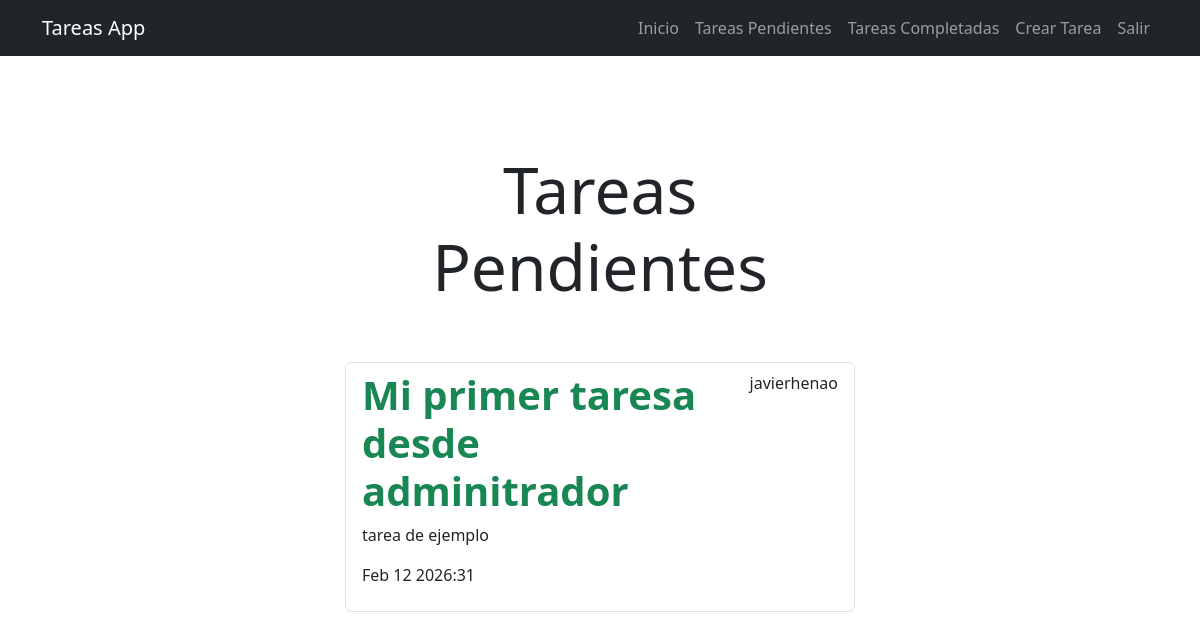
The page /tasks_completed/ (signed in) on the database as committed earlier.
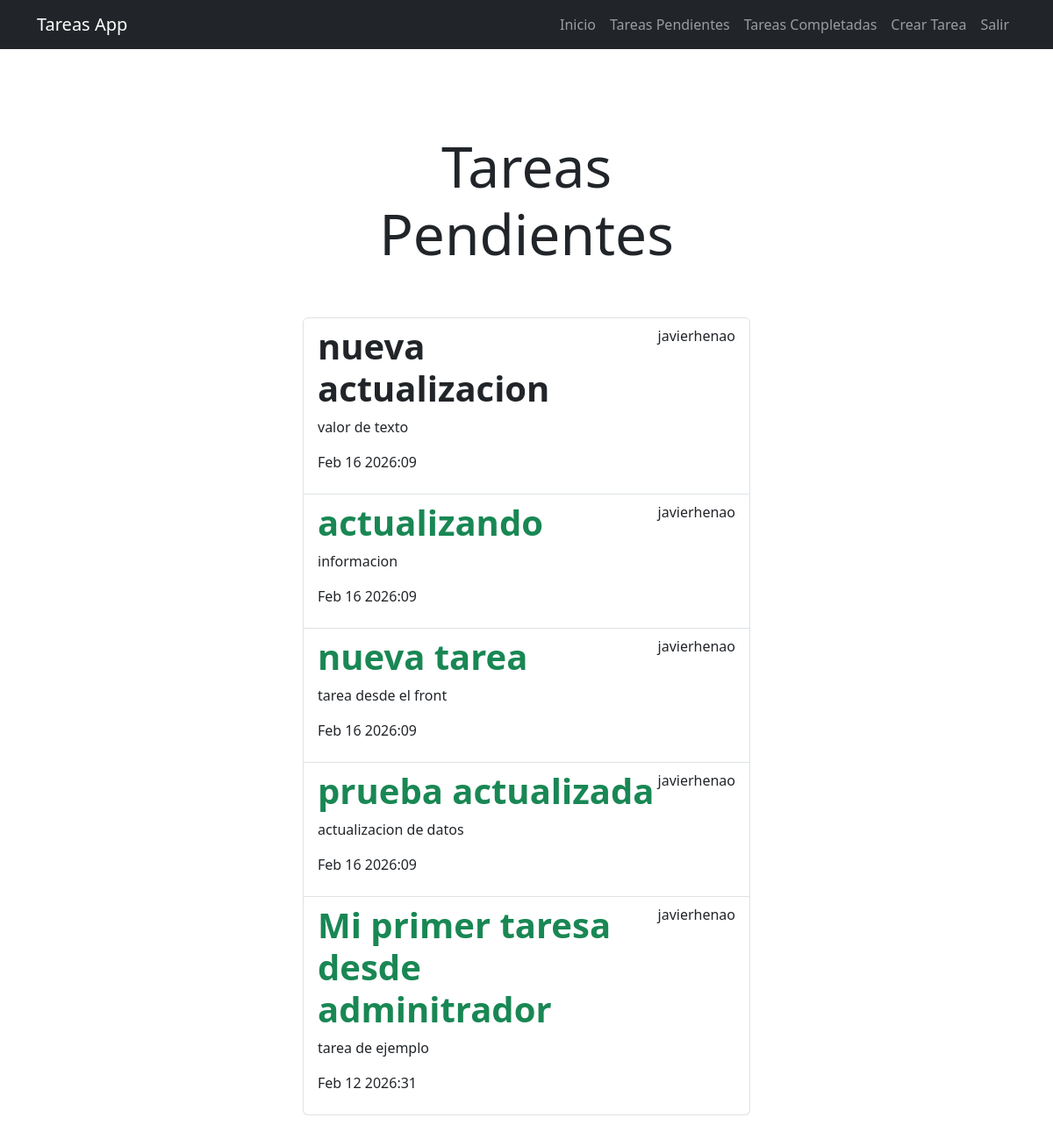
The same page on the database as committed later.
### tasks/models.py (models this page shows, shortened)
class Task(models.Model):
    title = models.CharField(max_length=200)
    description = models.TextField(blank=True)
    created = models.DateTimeField(auto_now_add=True)
    datecompleted = models.DateTimeField(null=True, blank=True)
    important = models.BooleanField(default=False)
    user = models.ForeignKey(User, on_delete=models.CASCADE)

### tasks/views.py (the view)
# urls.py: path('tasks_completed/', tasks_completed, name='tasks_completed'),
@login_required
def tasks_completed(request):
    task=Task.objects.filter(user=request.user, datecompleted__isnull=False).order_by('-datecompleted') # Muestra solo las tareas de cada usuario logueado
    return render(request, 'tasks.html', {'tasks': task})

### tasks/templates/tasks.html
{% extends "base.html" %} {% block content %}
<main class="container p-5">
    <div class="row">
        <div class="col-md-6 offset-md-3">
            <h1 class="text-center display-3 py-5">Tareas Pendientes</h1>
            <ul class="list-group">
                {% for task in tasks %}
                <a class="list-group-item" href="{% url 'task_detail' task.id %}">
                    <header class="d-flex justify-content-between">
                        {% if task.important %}
                        <h1 class="fw-bold text-success">{{task.title}}</h1>
                        {% else %}
                        <h1 class="fw-bold">{{task.title}}</h1>
                        {% endif %}
                        <p>{{task.user.username}}</p>
                    </header>
                    <p>{{task.description}}</p>
                    <p>{{task.datecompleted|date:'M j Y:i'}}</p>
                </a>
                {% endfor %}
            </ul>
        </div>
    </div>
</main>
{% endblock content %}

Rows that differ between the two databases and show on the page:
now on this page (row edited): Task: title "nueva actualizacion", user.username "javierhenao", description "valor de texto", datecompleted "Feb 16 2026:09"
now on this page (row edited): Task: title "actualizando", user.username "javierhenao", description "informacion", datecompleted "Feb 16 2026:09"
now on this page (row edited): Task: title "nueva tarea", user.username "javierhenao", description "tarea desde el front", datecompleted "Feb 16 2026:09"
now on this page (row edited): Task: title "prueba actualizada", user.username "javierhenao", description "actualizacion de datos", datecompleted "Feb 16 2026:09"
